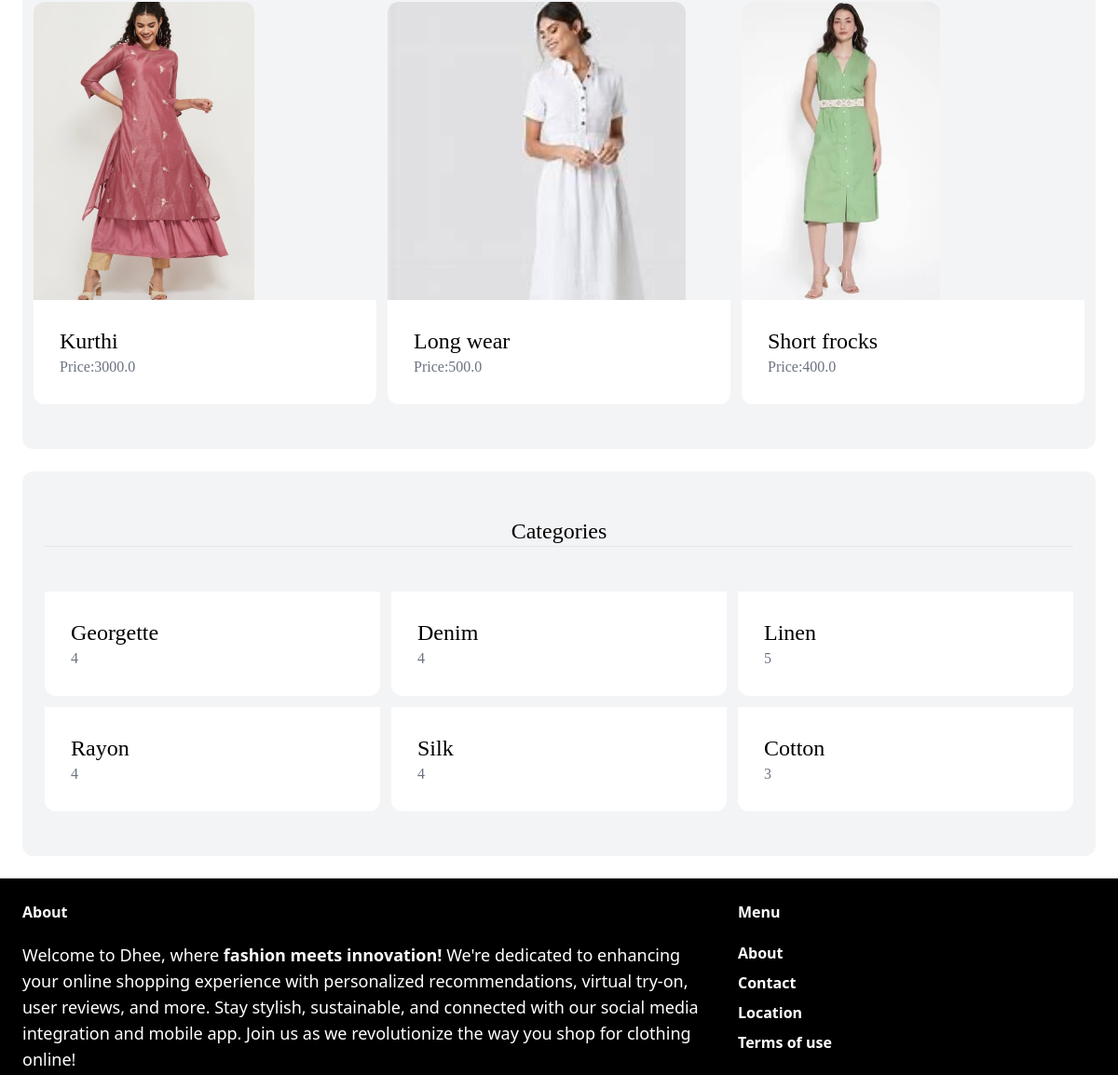
The app's page / (middle part), older data.
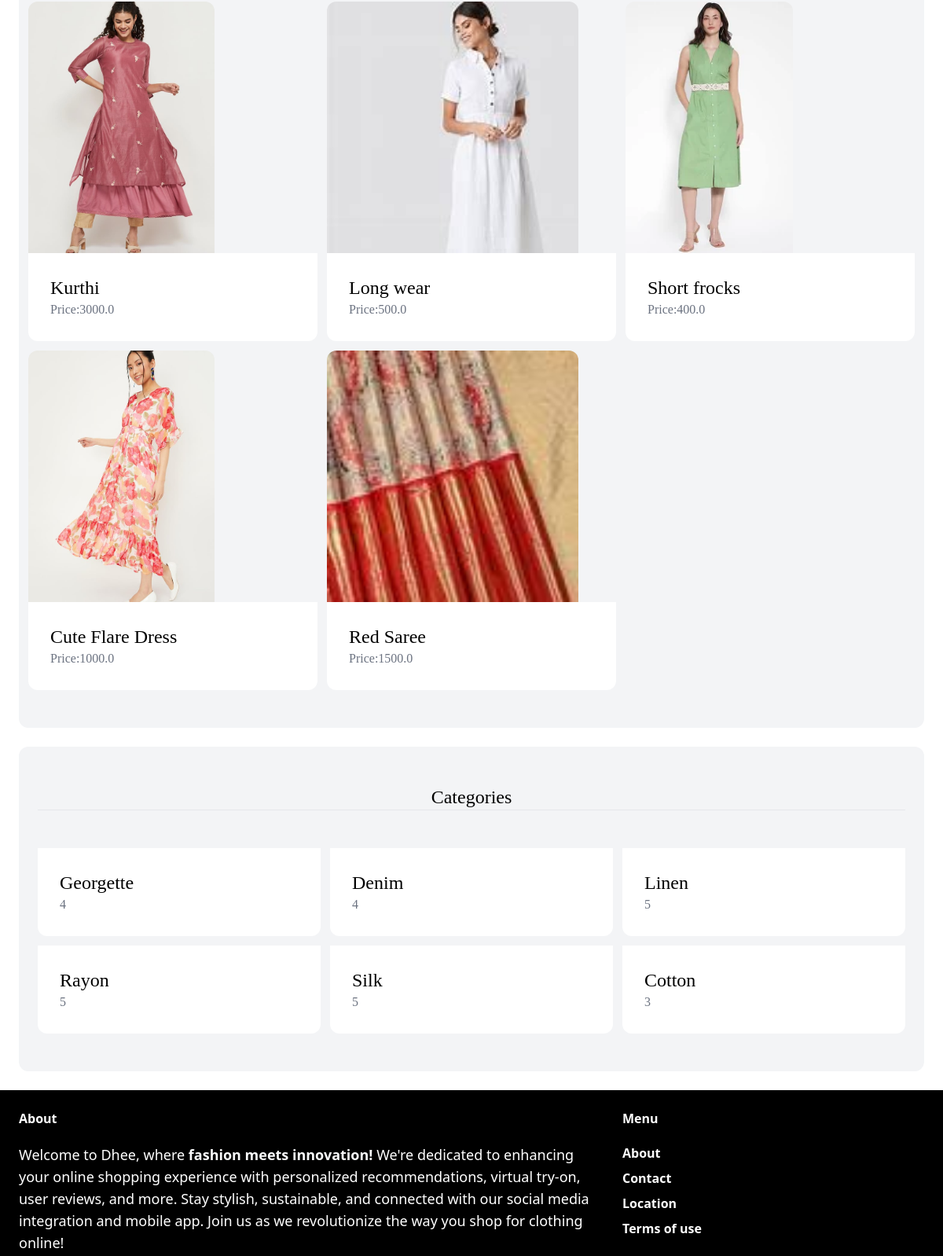
The same page, newer data.
### item/models.py (models this page shows, shortened)
class Item(models.Model):
    category = models.ForeignKey(Category, related_name='items', on_delete=models.CASCADE)
    name = models.CharField(max_length=255)
    description = models.TextField(blank=True, null=True)
    price = models.FloatField()
    image = models.ImageField(upload_to='item_images', blank=True, null=True)
    is_sold = models.BooleanField(default=False)
    created_by = models.ForeignKey(User, related_name='items', on_delete=models.CASCADE)
    created_at = models.DateTimeField(auto_now_add=True)

class Category(models.Model):
    name = models.CharField(max_length=255)
    class Meta:
        verbose_name_plural = 'Categories'

### app/views.py (the view)
# urls.py: path('',views.index,name='index'),
def index(request):
    items=Item.objects.filter(is_sold=False)
    categories=Category.objects.all()
    return render(request,"app/index.html",{
        'categories':categories,
        'items':items,
    })

### app/templates/app/index.html (shortened to what this page needs)
{% extends "app/base.html" %}
{% block content %}
<h1>
    <div class="mt-2 px-3 py-12 bg-gray-100 rounded-xl">
        <div class=" grid grid-cols-3 gap-3">
            {% for item in items %}
            <div class="items-center">
                <a href="{% url 'item:detail' item.id %}">
                    <div>
                        <img src="{{item.image.url}}"  class="rounded-t-xl object-fill h-80 w-30 img-center">
                    </div>
                    <div class="p-7 bg-white rounded-b-xl">
                        <h2 class="text-2xl font-serif">{{item.name}}</h2>
                        <p class="text-gray-500 font-serif">Price:{{item.price}}</p>
                    </div>
                </a>
            </div>
            {% endfor %}
            </div>
            </div>
            <div class="mt-6 px-6 py-12 bg-gray-100 rounded-xl">
                <h2 class="mb-12 text-2xl text-center border-b font-serif ">Categories</h2>
            <div class="grid grid-cols-3 gap-3 flex items-stretch ">
            {% for category in categories %}
            <div>
                <a href="{% url 'item:items' %}?query={{query}}&category={{category.id}}">
                    <div class="p-7 bg-white rounded-b-xl">
                        <h2 class="text-2xl font-serif">{{category.name}}</h2>
                        <p class="text-gray-500 font-serif">{{category.items.count}}</p>
                    </div>
                </a>
            </div>
            {% endfor %}
        </div>
</div></h1>
{% endblock %}

Row changes from the older to the newer data that the page shows:
added Item: image (picture), name "Cute Flare Dress", price "1000.0"
added Item: image (picture), name "Red Saree", price "1500.0"
computed for Category "Rayon": items.count "4" → "5"
computed for Category "Silk": items.count "4" → "5"
